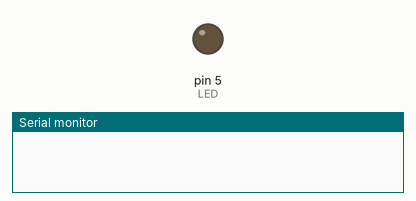
A sketch run on a simulated Arduino Uno, built with avr-gcc and run on an emulated ATmega328P. Parts: output pins drawn as LEDs (lit = HIGH), the last lines printed to the serial monitor.

Above: at 0.05 s.
At 3.25 s:
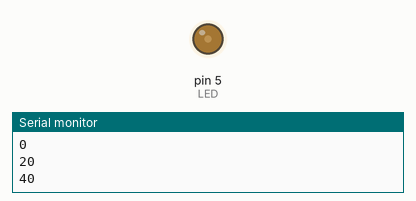
At 6.5 s:
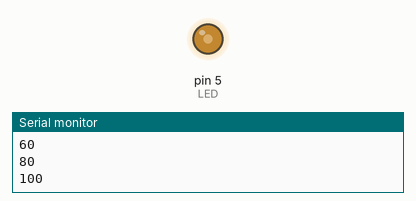
At 13.0 s:
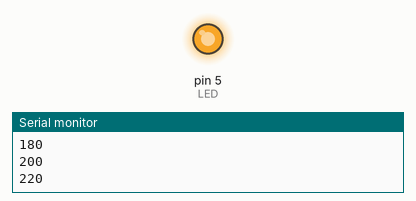
Timing chart, 0 to 16.9 s (numbered marks = the images above):
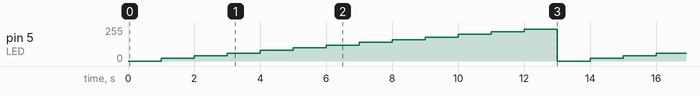

Measured:
- by itself, pin 5 (LED): repeats every 13.0 s: 40/255 1.0 s, 60/255 1.0 s, 80/255 1.0 s, 100/255 1.0 s, 120/255 1.0 s, 140/255 1.0 s, 160/255 1.0 s, 180/255 1.0 s, 200/255 1.0 s, 220/255 1.0 s, 240/255 1.0 s, 0/255 1.0 s, 20/255 1.0 s

The sketch:

oving1.ino
```cpp
int LED = 5;
int brightness = 0;

void setup() {
  pinMode(LED, OUTPUT);
  analogWrite(LED, brightness);
  Serial.begin(9600);
}

void loop() {
  while (brightness < 255) {
    analogWrite(LED, brightness);
    delay(1000);
    Serial.println(brightness);
    brightness = brightness+20;
  }
  brightness = 0;
}
```
